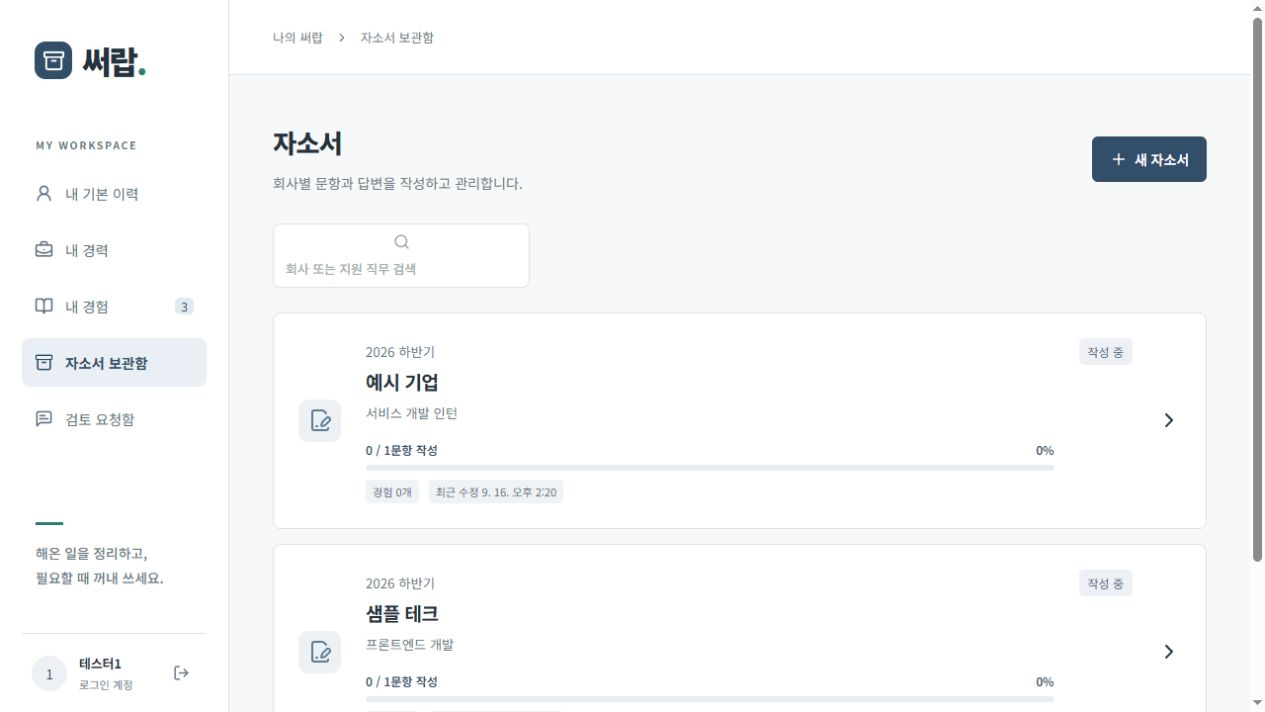
#> input picture tmp/slides/ui-applications.png, 1265 x 712 px; its folder holds only this picture in this run
$ python make_ui_contact.py
#> lines starting #> are read from the running program, lines starting #| are printed output that depends on the picture
from pathlib import Path
from PIL import Image, ImageDraw

root = Path(__file__).parent
paths = sorted(root.glob("ui-*.png"))
thumbs = []
for path in paths:
    image = Image.open(path).convert("RGB")
#> image is the input picture: PIL image 1265x712 RGB; mean R, G, B 247.7, 248.6, 249.6
    width = 480
    height = round(image.height * width / image.width)
#> height = 270
    image = image.resize((width, height))
#> image: PIL image 480x270 RGB
    canvas = Image.new("RGB", (width + 24, height + 46), "white")
#> canvas: PIL image 504x316 RGB; every value is 255
    canvas.paste(image, (12, 32))
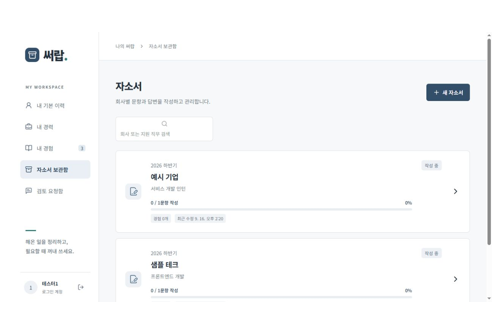
#> canvas: PIL image 504x316 RGB; mean R, G, B 249.1, 249.7, 250.6
    ImageDraw.Draw(canvas).text((12, 10), path.stem, fill="#25313c")
    thumbs.append(canvas)

columns = 2
rows = (len(thumbs) + columns - 1) // columns
#> rows = 1
cell_width = max(image.width for image in thumbs)
#> cell_width = 504
cell_height = max(image.height for image in thumbs)
#> cell_height = 316
sheet = Image.new("RGB", (cell_width * columns, cell_height * rows), "#dfe3e8")
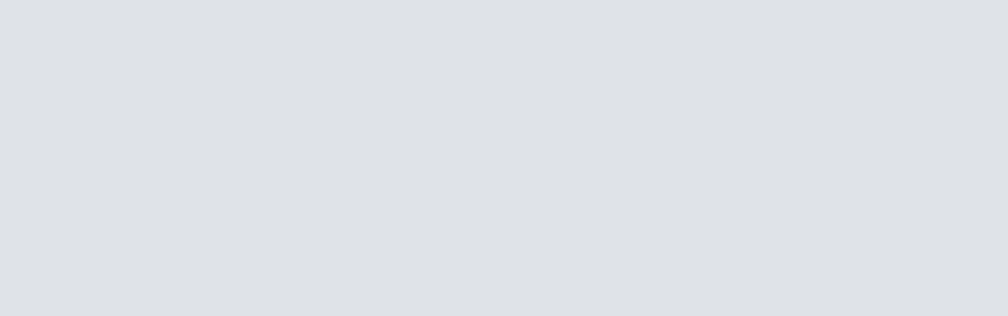
#> sheet: PIL image 1008x316 RGB; mean R, G, B 223, 227, 232
for index, image in enumerate(thumbs):
    sheet.paste(image, ((index % columns) * cell_width, (index // columns) * cell_height))
#> this loop made 1 pass
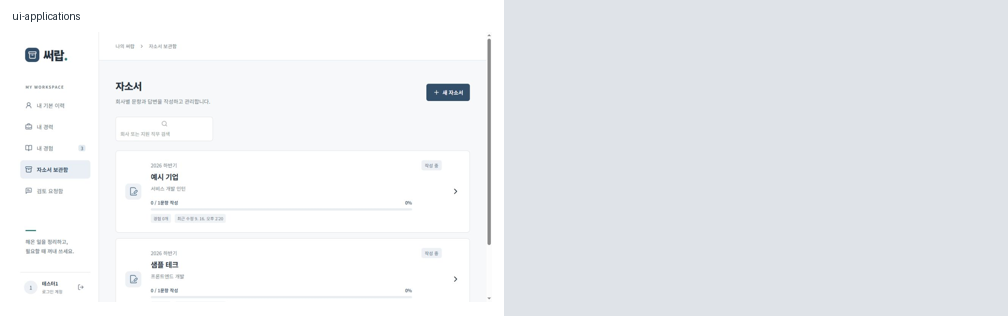
#> sheet: PIL image 1008x316 RGB; mean R, G, B 235.9, 238.3, 241.2
sheet.save(root / "ui-contact.png")

$ run again, on tmp/slides/ui-login.png
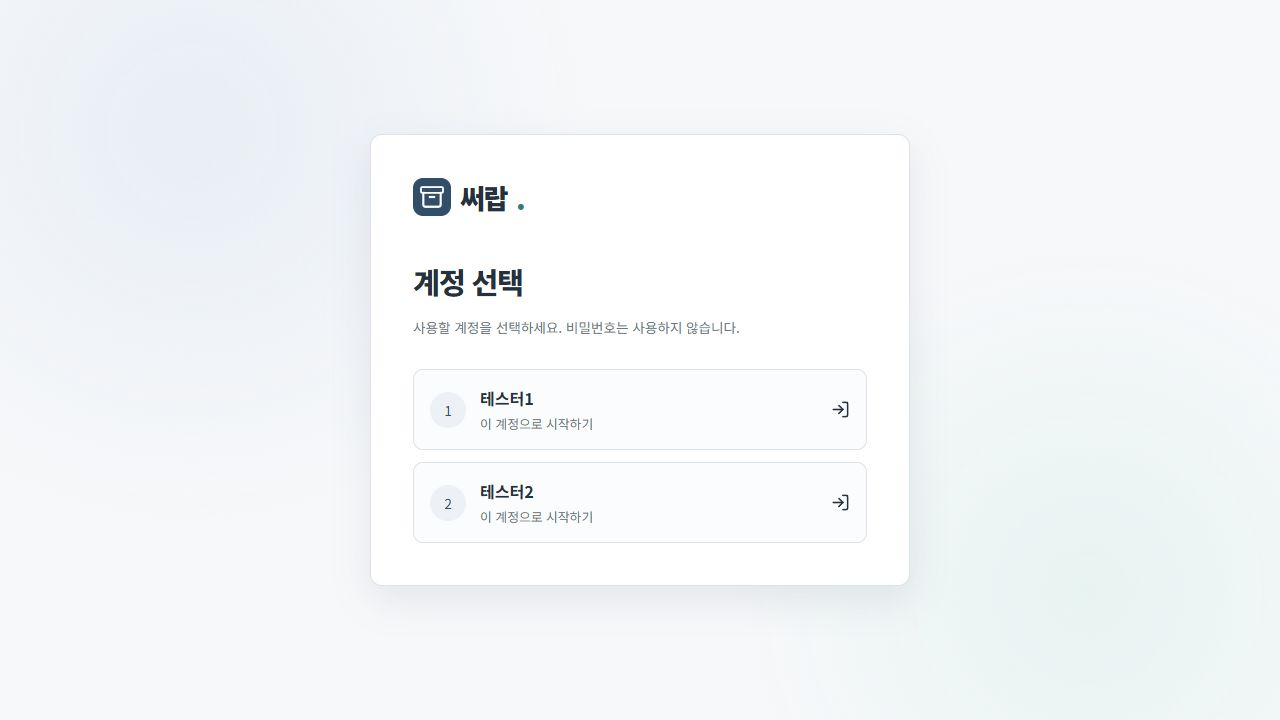
#> input picture tmp/slides/ui-login.png, 1280 x 720 px
#> image is the input picture: PIL image 1280x720 RGB; mean R, G, B 243.9, 246.5, 248.5
#> image: PIL image 480x270 RGB
#> `canvas.paste(image, (12, 32))`:
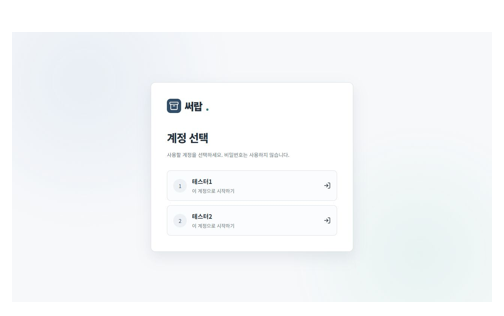
#> canvas: PIL image 504x316 RGB; mean R, G, B 246, 248.1, 249.7
#> rows = 1
#> cell_width = 504
#> cell_height = 316
#> the loop `for index, image in enumerate(thumbs):` made 1 pass
#> after the loop `for index, image in enumerate(thumbs):`:
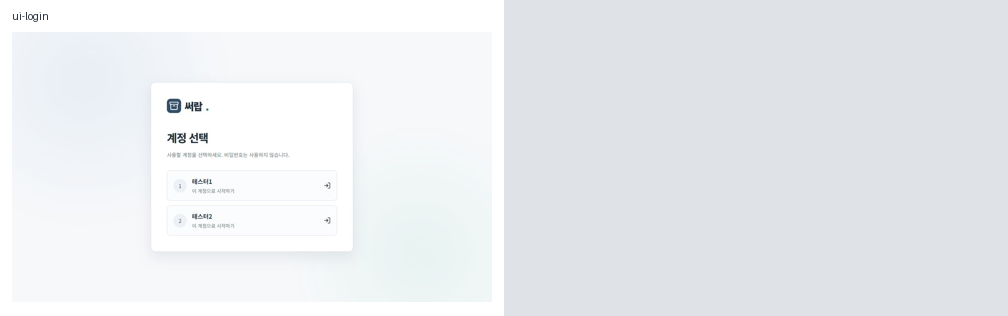
#> sheet: PIL image 1008x316 RGB; mean R, G, B 234.4, 237.5, 240.8

$ run again, on tmp/slides/ui-profile.png
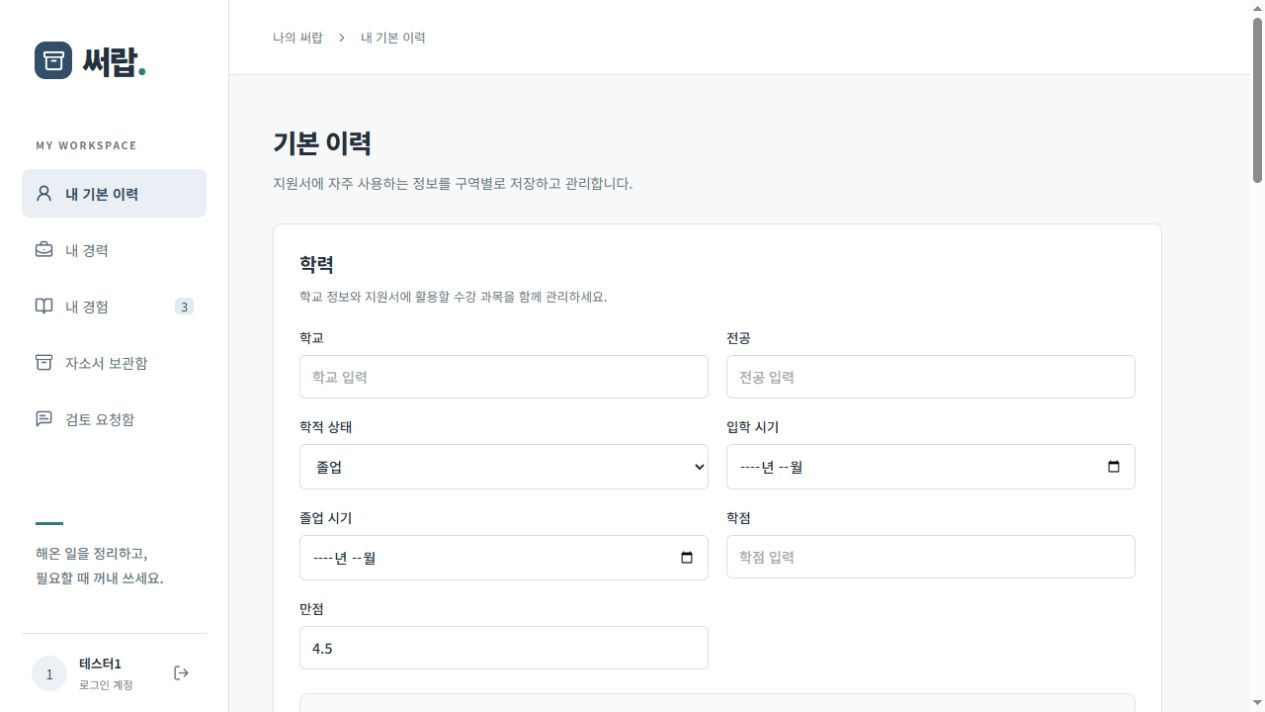
#> input picture tmp/slides/ui-profile.png, 1265 x 712 px
#> image is the input picture: PIL image 1265x712 RGB; mean R, G, B 249.8, 250.4, 251
#> image: PIL image 480x270 RGB
#> `canvas.paste(image, (12, 32))`:
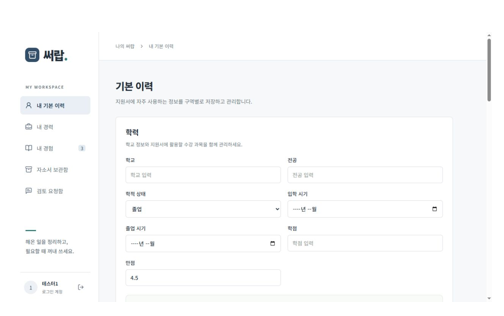
#> canvas: PIL image 504x316 RGB; mean R, G, B 250.8, 251.2, 251.7
#> rows = 1
#> cell_width = 504
#> cell_height = 316
#> the loop `for index, image in enumerate(thumbs):` made 1 pass
#> after the loop `for index, image in enumerate(thumbs):`:
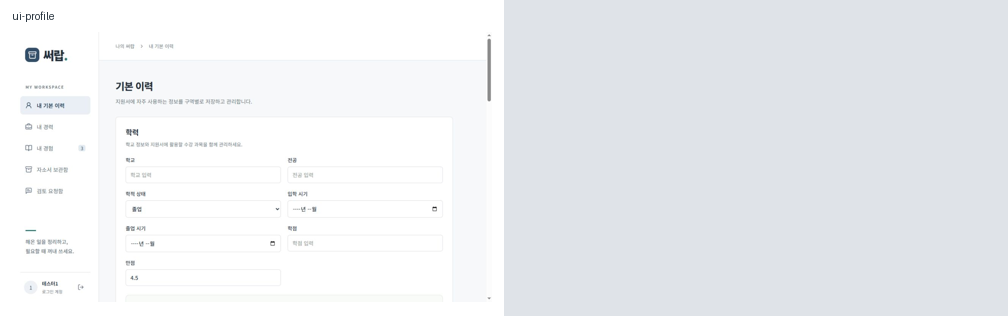
#> sheet: PIL image 1008x316 RGB; mean R, G, B 236.8, 239, 241.8

$ run again, on tmp/slides/ui-review-detail.png
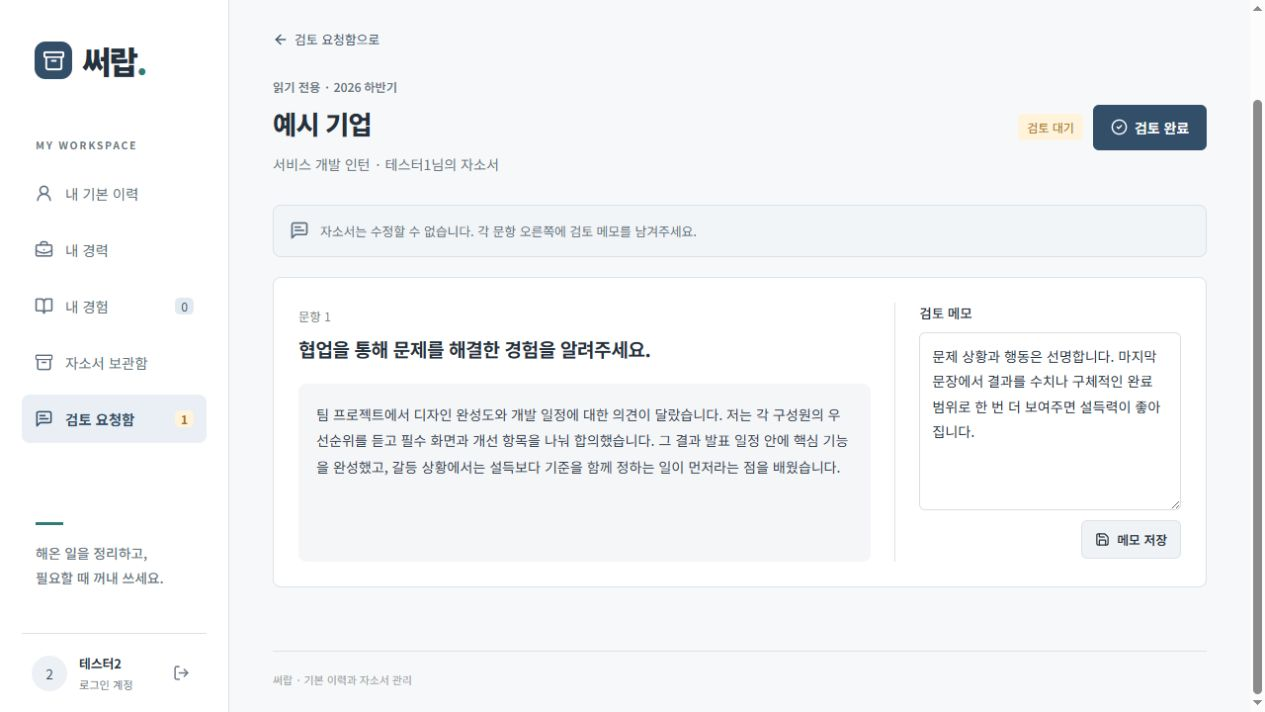
#> input picture tmp/slides/ui-review-detail.png, 1265 x 712 px
#> image is the input picture: PIL image 1265x712 RGB; mean R, G, B 243.3, 244.5, 246.1
#> image: PIL image 480x270 RGB
#> `canvas.paste(image, (12, 32))`:
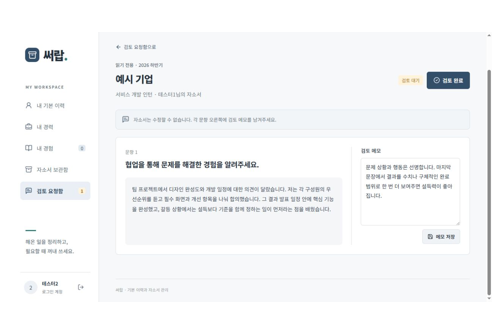
#> canvas: PIL image 504x316 RGB; mean R, G, B 245.4, 246.5, 247.8
#> rows = 1
#> cell_width = 504
#> cell_height = 316
#> the loop `for index, image in enumerate(thumbs):` made 1 pass
#> after the loop `for index, image in enumerate(thumbs):`:
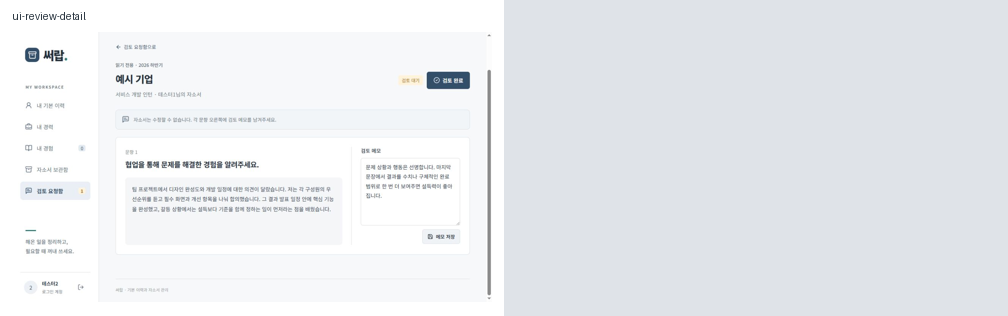
#> sheet: PIL image 1008x316 RGB; mean R, G, B 234.1, 236.6, 239.8

$ run again, on tmp/slides/ui-editor.png
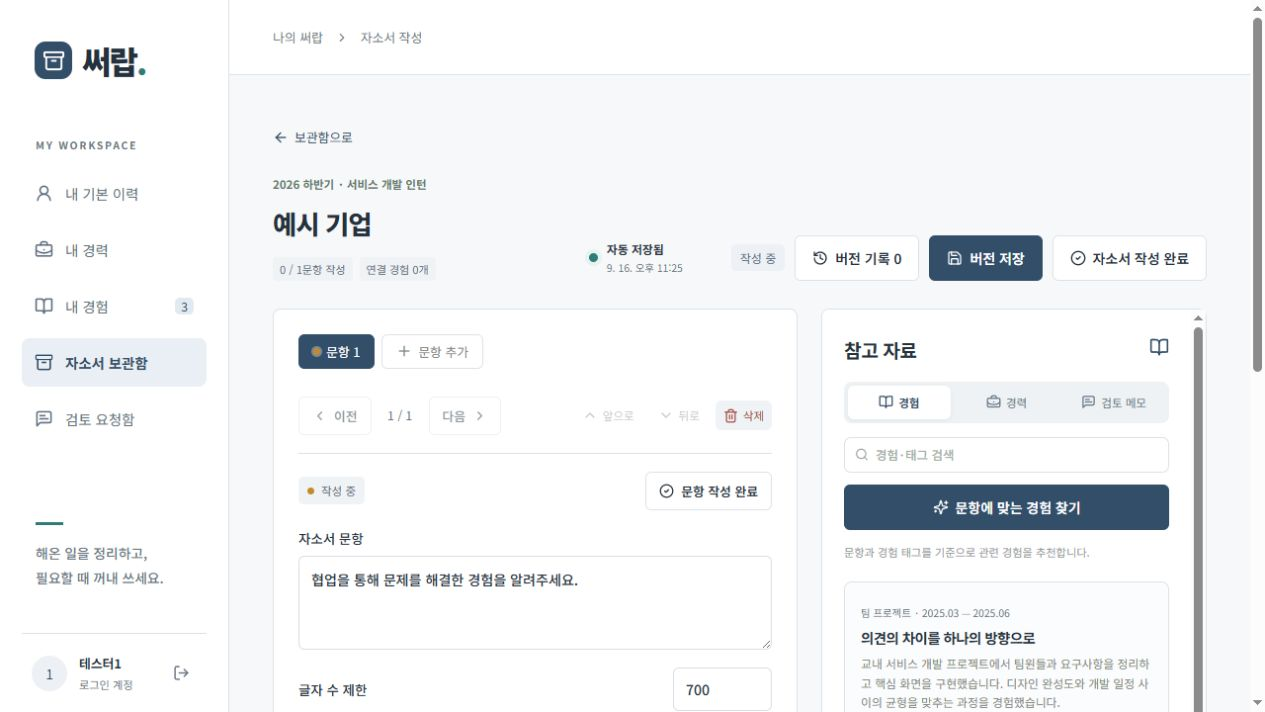
#> input picture tmp/slides/ui-editor.png, 1265 x 712 px
#> image is the input picture: PIL image 1265x712 RGB; mean R, G, B 242.4, 243.9, 245.3
#> image: PIL image 480x270 RGB
#> `canvas.paste(image, (12, 32))`:
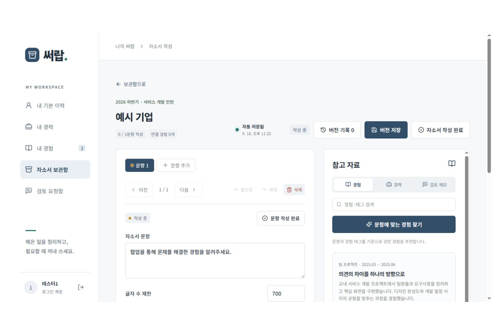
#> canvas: PIL image 504x316 RGB; mean R, G, B 244.7, 245.9, 247.1
#> rows = 1
#> cell_width = 504
#> cell_height = 316
#> the loop `for index, image in enumerate(thumbs):` made 1 pass
#> after the loop `for index, image in enumerate(thumbs):`:
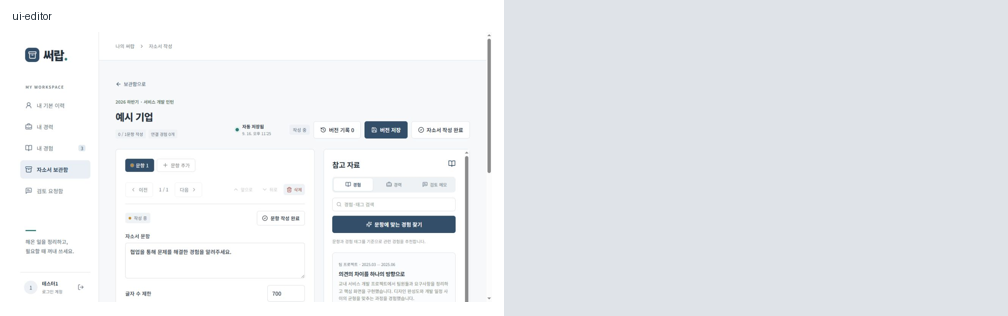
#> sheet: PIL image 1008x316 RGB; mean R, G, B 233.8, 236.4, 239.5
